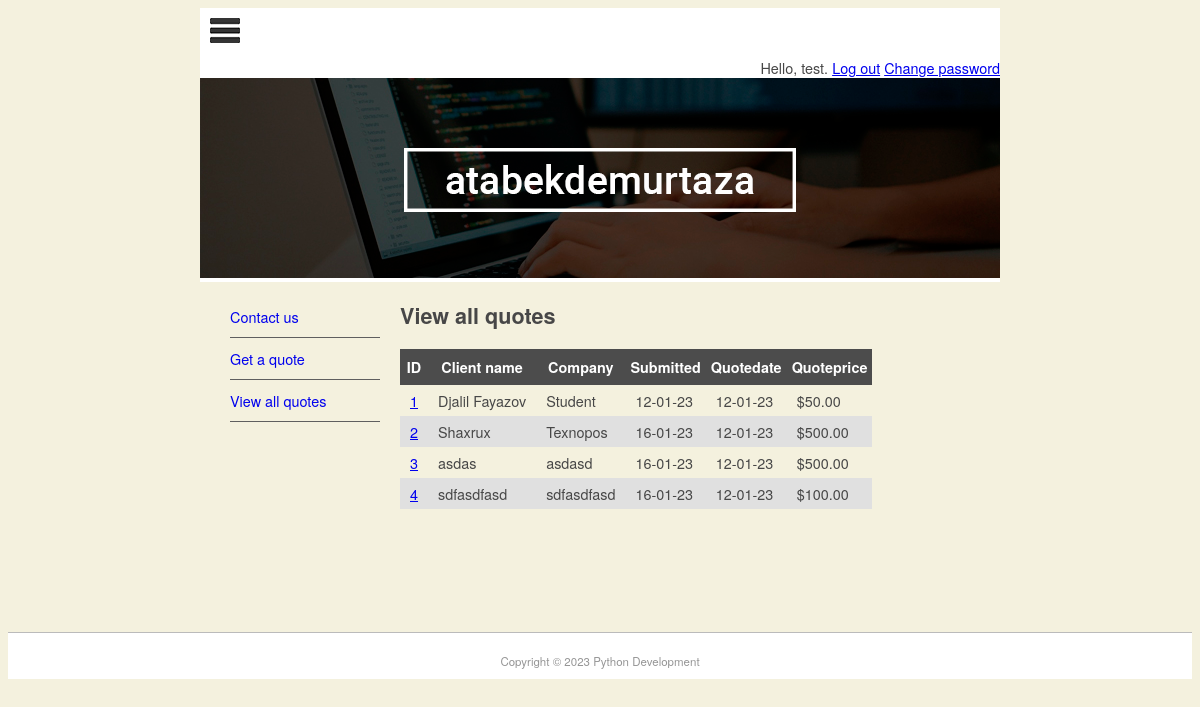
The page /quote/show (signed in) on the database its author committed.
### quotes/models.py (models this page shows, shortened)
class Quote(models.Model):
	STATUS_CHOICES = (
		('NEW', 'New site'),
		('EX', 'Existing site'),
	)
	PRIORITY_CHOICES = (
		('U', 'Urgent - 1 week or less'),
		('N', 'Normal - 2 to 4 weeks'),
		('L', 'Low - Still researching'),
	)
	name = models.CharField(max_length=100, blank=True, null=True)
	position = models.CharField(max_length=60, blank=True, null=True)
	company = models.CharField(max_length=60, blank=True, null=True)
	address = models.CharField(max_length=150, blank=True, null=True)
	phone = models.CharField(max_length=60, blank=True, null=True)
	email = models.EmailField()
	web = models.URLField(blank=True)
	description = models.TextField()
	sitestatus = models.CharField(max_length=60, choices=STATUS_CHOICES)
	priority = models.CharField(max_length=60, choices=PRIORITY_CHOICES)
	jobfile = models.FileField(upload_to='uploads/', blank=True)
	submitted = models.DateField(auto_now_add=True)
	quotedate = models.DateField(blank=True, null=True)
	quoteprice = models.DecimalField(decimal_places=2, max_digits=7, blank=True, default=0)
	user = models.ForeignKey(User, blank=True, null=True, on_delete=models.CASCADE)

### quotes/views.py (the view)
# urls.py: path('show', QuoteList.as_view(), name='show-quotes'),
class QuoteList(LoginRequiredMixin, ListView):
	login_url = reverse_lazy('login')
	model = Quote
	template_name = 'quotes/quote_list.html'
	context_object_name = 'all_quotes' #default -> object_name
	def get_queryset(self):
		return Quote.objects.filter(user=self.request.user)

### quotes/templates/quotes/quote_list.html (shortened to what this page needs)
{% extends 'base.html' %}
{% block content %}
	<h1>View all quotes</h1>
	<table style="border-collapse: collapse">
		<tr class="quotehdr">
			<th>ID</th>
			<th>Client name</th>
			<th>Company</th>
			<th>Submitted</th>
			<th>Quotedate</th>
			<th>Quoteprice</th>
		</tr>
		{% for quote in all_quotes %}
			<tr class="quoterow {% cycle '' 'altrow' %}">
        		<td>
                    <a href="{% url 'quote-detail' quote.id %}">
                        {{quote.id}}
                    </a>
                </td>
        		<td>{{quote.name}}</td>
        		<td>{{quote.company}}</td>
        		<td>{{quote.submitted|date:"d-m-y" }}</td>
        		<td>{{quote.quotedate|date:"d-m-y"}}</td>
        		<td>${{quote.quoteprice|default:"--"}}</td>
    		</tr>
		{% endfor %}
	</table>
{% endblock content %}

### templates/header.html (shortened to what this page needs)
{% load static %}
<div id="wrapper">
	<header id="header">
		<div id="logo">
			<img src="{% static 'logo.jpg' %}" alt="logo">
		</div>
        <span style="float: right">
            {% if user.is_authenticated %}
                Hello, {{ user.username }}.
                <a href="{% url 'logout' %}?next=/">Log out</a>
                <a href="{% url 'password_change' %}?next=/">Change password</a>
            {% else %}
                Not logged in.
                <a href="{% url 'login' %}?next=/">Log in</a>
            {% endif %}
        </span>
		<div id="topbanner">
			<img src="{% static 'atabekdemurtaza.jpg' %}" width="800" height="200" alt="top_banner">
		</div>
		<aside id="leftsidebar">
			<nav id="nav">
				<ul>
					<li>
						<a href="/contact">
							Contact us
						</a>
					</li>
					<li>
						<a href="/quote/">
							Get a quote
						</a>
					</li>
                    <li>
						<a href="/quote/show">
							View all quotes
						</a>
					</li>
				</ul>
			</nav>
		</aside>
	</header>
</div>

### static/base.css (style rules this page uses)
#header { border-style: none; width: 800px; height: auto; }
#wrapper { margin-top: 0px; background-color: #FFFFFF; width: 800px; margin-left: auto; margin-right: auto; }
body { background-color: #f4f1de; font-size: 0.9em; text-align: justify; color: #474747; font-family: Gotham, "Helvetica Neue", Helvetica, Arial, sans-serif; }
#nav li { padding-top: 10px; padding-bottom: 10px; font-size: 1em; list-style-type: none; border-bottom: thin solid #5f5f5f; color: #4c4c4c; left: 0px; list-style-position: inside; margin-left: -10px; }
#nav li a { text-decoration: none; }
#leftsidebar { width: 180px; height: 350px; float: left; }
#logo { padding: 10px; }
.quotehdr th { background-color: #4c4c4c; color: white; text-align: center; padding: 8px 5px; border: none; }
.quoterow td { padding: 5px 10px; }
.altrow { background-color: #e0e0e0; }

### rows shown on the page
Quote: id "1", name "Djalil Fayazov", company "Student", submitted "12-01-23", quotedate "12-01-23", quoteprice "50.00"
Quote: id "2", name "Shaxrux", company "Texnopos", submitted "16-01-23", quotedate "12-01-23", quoteprice "500.00"
Quote: id "3", name "asdas", company "asdasd", submitted "16-01-23", quotedate "12-01-23", quoteprice "500.00"
Quote: id "4", name "sdfasdfasd", company "sdfasdfasd", submitted "16-01-23", quotedate "12-01-23", quoteprice "100.00"

### other values the page prints
{{ user.username }} "test"
